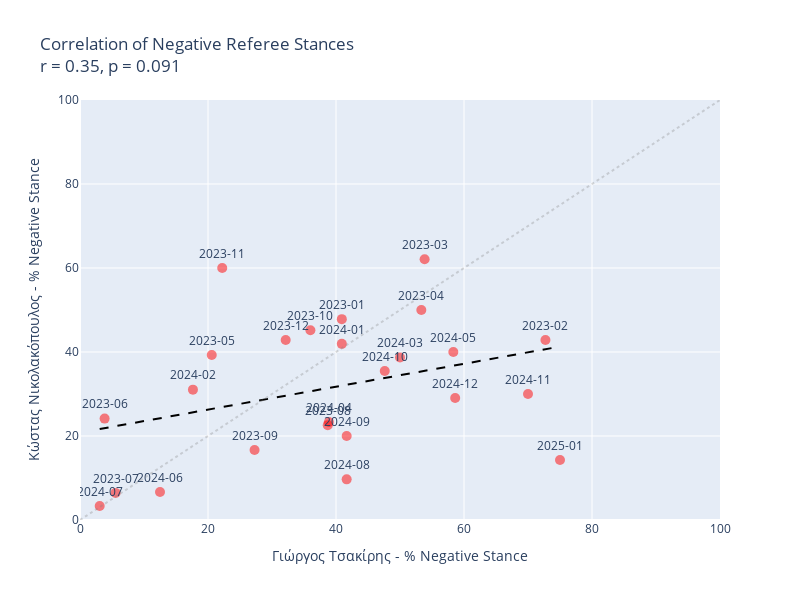

The code cell stored with this chart in its notebook:
### Code cell
import numpy as np
from scipy import stats

# First, let's see which teams each journalist writes about most
team_coverage = df[df['target_type'] == 'club'].groupby(
    ['blogger_name', 'target']
).size().reset_index(name='count')

# Calculate percentage of coverage for each team per journalist
team_coverage['percentage'] = team_coverage.groupby('blogger_name')['count'].transform(
    lambda x: x / x.sum() * 100
)

print("Top teams covered by each journalist:")
print("-" * 40)
for journalist in journalists:
    print(f"\n{journalist}:")
    print(team_coverage[
        (team_coverage['blogger_name'] == journalist) & 
        (team_coverage['percentage'] > 5)  # Show teams with >5% coverage
    ].sort_values('percentage', ascending=False)[['target', 'percentage']].to_string(index=False))

# Create monthly data for correlation analysis
monthly_data = []
for journalist in journalists:
    # Filter data for this journalist
    j_data = comparison_df[comparison_df['blogger_name'] == journalist].copy()
    
    # Create monthly aggregation
    monthly = (j_data.groupby(pd.Grouper(key='published_date', freq='M'))
               ['stance']
               .agg(lambda x: (x == 'αρνητική').mean() * 100)
               .reset_index())
    monthly['blogger_name'] = journalist
    monthly_data.append(monthly)

# Combine data from both journalists
combined_monthly = pd.concat(monthly_data)

# Pivot the data for correlation analysis
pivot_df = combined_monthly.pivot(
    index='published_date',
    columns='blogger_name',
    values='stance'
).dropna()  # Remove months where either journalist has no data

# Calculate correlation and p-value
correlation = pivot_df.corr().iloc[0,1]
_, p_value = stats.pearsonr(pivot_df[journalists[0]], pivot_df[journalists[1]])

# Create scatter plot
fig = go.Figure()

fig.add_trace(
    go.Scatter(
        x=pivot_df[journalists[0]],
        y=pivot_df[journalists[1]],
        mode='markers+text',
        marker=dict(
            size=10,
            color='rgba(255, 0, 0, 0.5)',
        ),
        text=[d.strftime('%Y-%m') for d in pivot_df.index],  # Add month labels
        textposition="top center",
        hovertemplate=(
            f"{journalists[0]}: %{{x:.1f}}%<br>" +
            f"{journalists[1]}: %{{y:.1f}}%<br>" +
            "Month: %{text}<extra></extra>"
        )
    )
)

# Add trend line
z = np.polyfit(pivot_df[journalists[0]], pivot_df[journalists[1]], 1)
p = np.poly1d(z)
x_trend = np.linspace(pivot_df[journalists[0]].min(), pivot_df[journalists[0]].max(), 100)
fig.add_trace(
    go.Scatter(
        x=x_trend,
        y=p(x_trend),
        mode='lines',
        line=dict(color='black', dash='dash'),
        name='Trend line',
        showlegend=False
    )
)

fig.update_layout(
    title=f'Correlation of Negative Referee Stances<br>r = {correlation:.2f}, p = {p_value:.3f}',
    xaxis_title=f'{journalists[0]} - % Negative Stance',
    yaxis_title=f'{journalists[1]} - % Negative Stance',
    height=600,
    width=800,
    showlegend=False,
    hovermode='closest'
)

# Add diagonal reference line for perfect positive correlation
fig.add_shape(
    type='line',
    x0=0, y0=0,
    x1=100, y1=100,
    line=dict(color='gray', dash='dot'),
    opacity=0.3
)

fig.update_xaxes(range=[0, 100])
fig.update_yaxes(range=[0, 100])

fig.show()

print("\nCorrelation Analysis:")
print("-" * 40)
print(f"Correlation coefficient: {correlation:.2f}")
print(f"P-value: {p_value:.3f}")

# Calculate months where they strongly disagree
strong_disagreement = pivot_df[abs(pivot_df[journalists[0]] - pivot_df[journalists[1]]) > 50]
if len(strong_disagreement) > 0:
    print("\nMonths with strong disagreement (>50% difference):")
    for idx in strong_disagreement.index:
        diff = abs(strong_disagreement.loc[idx, journalists[0]] - strong_disagreement.loc[idx, journalists[1]])
        print(f"\n{idx.strftime('%Y-%m')}:")
        print(f"{journalists[0]}: {strong_disagreement.loc[idx, journalists[0]]:.1f}%")
        print(f"{journalists[1]}: {strong_disagreement.loc[idx, journalists[1]]:.1f}%")
        print(f"Difference: {diff:.1f}%")

### Figure 1 — Plotly figure (JSON) as saved in the notebook; plotly's stock layout.template omitted (floating-point values rounded to 4 significant figures)
{"data": [{"hovertemplate": "Γιώργος Τσακίρης: %{x:.1f}%<br>Κώστας Νικολακόπουλος: %{y:.1f}%<br>Month: %{text}<extra></extra>", "marker": {"color": "rgba(255, 0, 0, 0.5)", "size": 10}, "mode": "markers+text", "text": ["2023-01", "2023-02", "2023-03", "2023-04", "2023-05", "2023-06", "2023-07", "2023-08", "2023-09", "2023-10", "2023-11", "2023-12", "2024-01", "2024-02", "2024-03", "2024-04", "2024-05", "2024-06", "2024-07", "2024-08", "2024-09", "2024-10", "2024-11", "2024-12", "2025-01"], "textposition": "top center", "type": "scatter", "x": [40.91, 72.73, 53.85, 53.33, 20.59, 3.846, 5.556, 38.71, 27.27, 36, 22.22, 32.14, 40.91, 17.65, 50, 38.89, 58.33, 12.5, 3.077, 41.67, 41.67, 47.62, 70, 58.62, 75], "y": [47.83, 42.86, 62.07, 50, 39.29, 24.14, 6.452, 22.58, 16.67, 45.16, 60, 42.86, 41.94, 31.03, 38.71, 23.33, 40, 6.667, 3.333, 9.677, 20, 35.48, 30, 29.03, 14.29]}, {"line": {"color": "black", "dash": "dash"}, "mode": "lines", "name": "Trend line", "showlegend": false, "type": "scatter", "x": [3.077, 3.803, 4.53, 5.256, 5.983, 6.709, 7.436, 8.162, 8.889, 9.615, 10.34, 11.07, 11.79, 12.52, 13.25, 13.97, 14.7, 15.43, 16.15, 16.88, 17.61, 18.33, 19.06, 19.79, 20.51, 21.24, 21.97, 22.69, 23.42, 24.15, 24.87, 25.6, 26.32, 27.05, 27.78, 28.5, 29.23, 29.96, 30.68, 31.41, 32.14, 32.86, 33.59, 34.32, 35.04, 35.77, 36.5, 37.22, 37.95, 38.68, 39.4, 40.13, 40.85, 41.58, 42.31, 43.03, 43.76, 44.49, 45.21, 45.94, 46.67, 47.39, 48.12, 48.85, 49.57, 50.3, 51.03, 51.75, 52.48, 53.21, 53.93, 54.66, 55.38, 56.11, 56.84, 57.56, 58.29, 59.02, 59.74, 60.47, 61.2, 61.92, 62.65, 63.38, 64.1, 64.83, 65.56, 66.28, 67.01, 67.74, 68.46, 69.19, 69.91, 70.64, 71.37, 72.09, 72.82, 73.55, 74.27, 75], "y": [21.67, 21.86, 22.06, 22.26, 22.46, 22.66, 22.85, 23.05, 23.25, 23.45, 23.65, 23.85, 24.04, 24.24, 24.44, 24.64, 24.84, 25.03, 25.23, 25.43, 25.63, 25.83, 26.03, 26.22, 26.42, 26.62, 26.82, 27.02, 27.21, 27.41, 27.61, 27.81, 28.01, 28.21, 28.4, 28.6, 28.8, 29.0, 29.2, 29.39, 29.59, 29.79, 29.99, 30.19, 30.39, 30.58, 30.78, 30.98, 31.18, 31.38, 31.58, 31.77, 31.97, 32.17, 32.37, 32.57, 32.76, 32.96, 33.16, 33.36, 33.56, 33.76, 33.95, 34.15, 34.35, 34.55, 34.75, 34.94, 35.14, 35.34, 35.54, 35.74, 35.94, 36.13, 36.33, 36.53, 36.73, 36.93, 37.12, 37.32, 37.52, 37.72, 37.92, 38.12, 38.31, 38.51, 38.71, 38.91, 39.11, 39.3, 39.5, 39.7, 39.9, 40.1, 40.3, 40.49, 40.69, 40.89, 41.09, 41.29]}], "layout": {"height": 600, "hovermode": "closest", "shapes": [{"line": {"color": "gray", "dash": "dot"}, "opacity": 0.3, "type": "line", "x0": 0, "x1": 100, "y0": 0, "y1": 100}], "showlegend": false, "title": {"text": "Correlation of Negative Referee Stances<br>r = 0.35, p = 0.091"}, "width": 800, "xaxis": {"range": [0, 100], "title": {"text": "Γιώργος Τσακίρης - % Negative Stance"}}, "yaxis": {"range": [0, 100], "title": {"text": "Κώστας Νικολακόπουλος - % Negative Stance"}}}}
